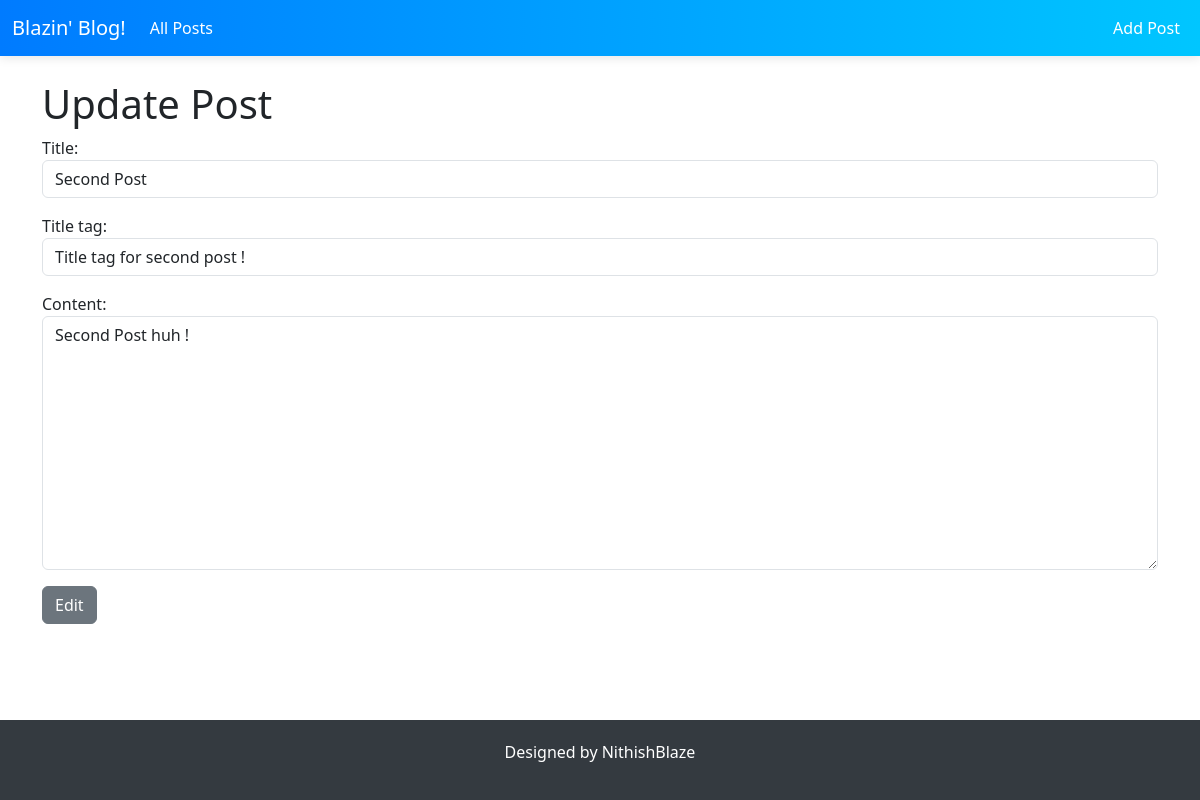
The app's page /post/edit/2 with its own data.
### posts/models.py (models this page shows, shortened)
class Post(models.Model):
    title = models.CharField(max_length=50)
    title_tag = models.CharField(max_length=50)
    image = models.ImageField(null=True , blank=True, upload_to='images/')
    author = models.ForeignKey(User, on_delete = models.CASCADE)
    content = models.TextField()

### posts/views.py (the view)
# urls.py: path('post/edit/<int:pk>',EditView.as_view(), name = 'update-post'),
class EditView(UpdateView):
    model = Post
    form_class = EditForm
    template_name = "posts/update.html"

### posts/forms.py
class EditForm(forms.ModelForm):
    class Meta:
        model = Post
        fields = ('title','title_tag','content')
        widgets = {
            'title' : forms.TextInput(attrs={'class' : 'form-control','placeholder' : 'Enter the title !'}),
            'title_tag' : forms.TextInput(attrs={'class' : 'form-control'}),
            'content' : forms.Textarea(attrs={'class' : 'form-control'})
        }

### posts/templates/posts/update.html (shortened to what this page needs)
{% extends 'posts/base.html' %}
{% block content %}
<h1>Update Post </h1>
<div class="form-group">
    <form method="post">
        {{form.as_p}}
        <button class="btn btn-secondary">Edit</button>
    </form>
</div>
{% endblock content %}

### posts/templates/posts/base.html (style rules this page uses)
html, body { height: 100%; }
body { display: flex; flex-direction: column; }

### records on screen
Post: title "Second Post", title_tag "Title tag for second post !", content "Second Post huh !"
